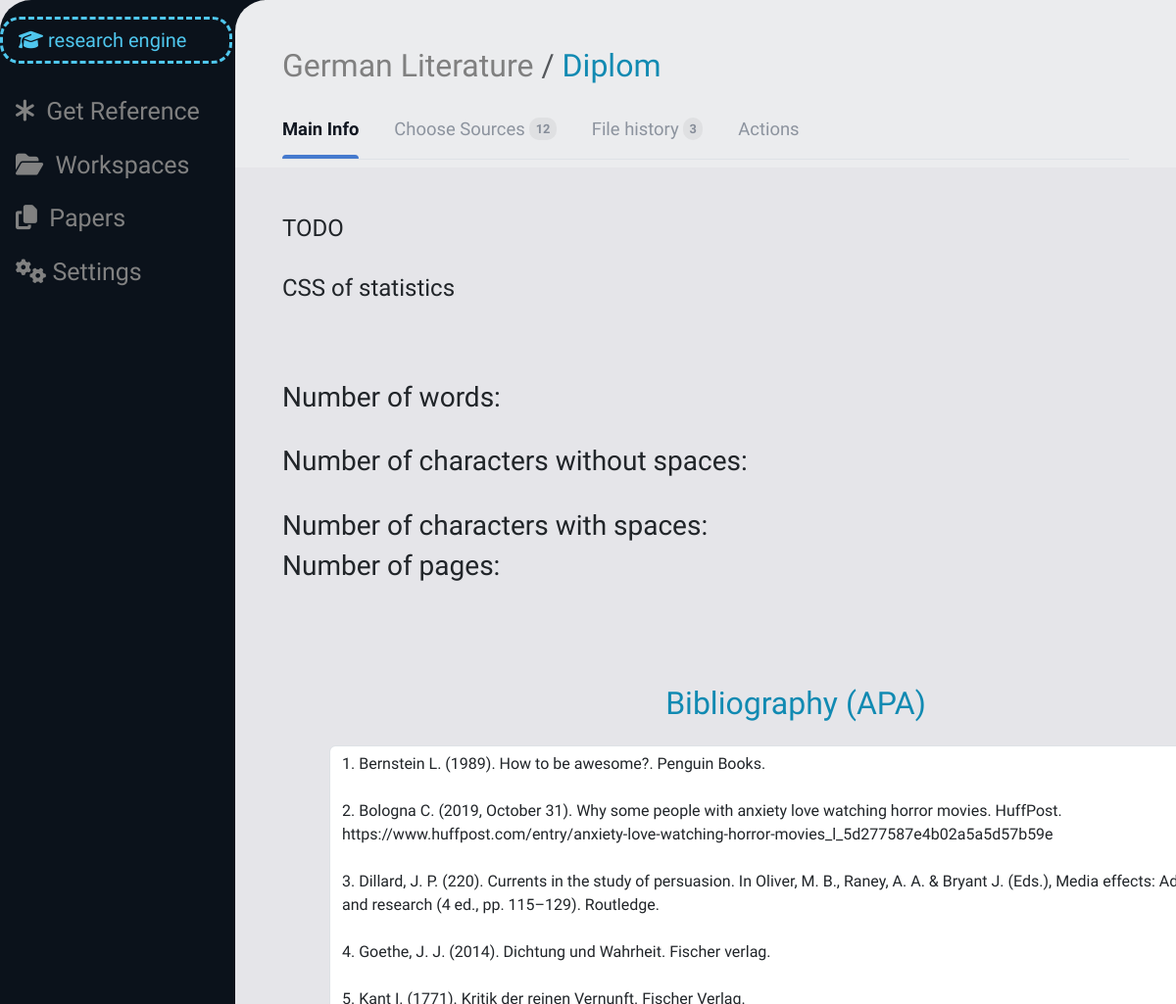
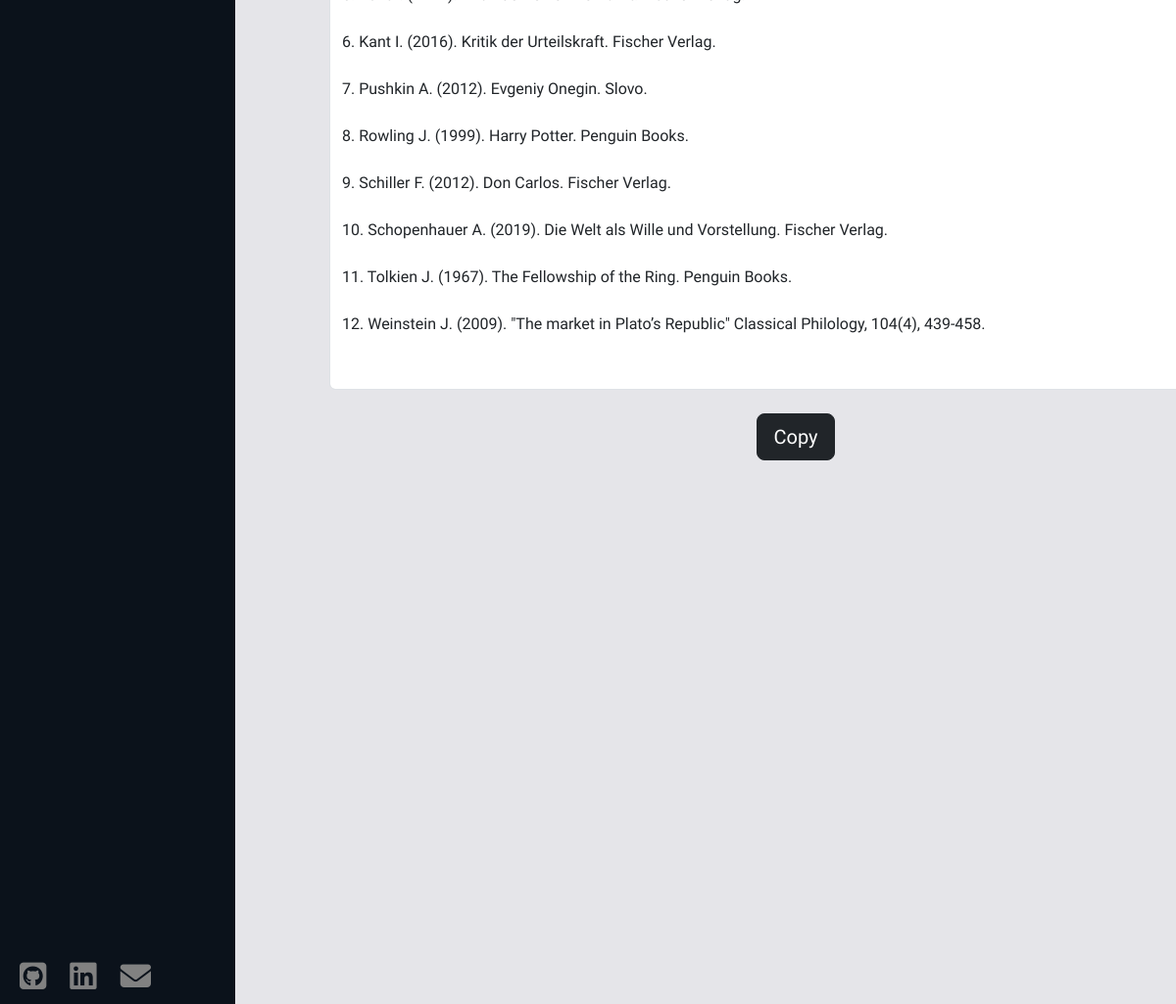
Screenshot of /paper_space/7 (signed in) with the database file from the repository (2 pictures, top to bottom).
### paper_work/models.py (models this page shows, shortened)
class Paper(models.Model):
    work_space = models.ForeignKey(WorkSpace, on_delete=models.CASCADE, related_name="papers")
    user = models.ForeignKey(User, on_delete=models.CASCADE, related_name="papers")
    title = models.CharField(max_length=50, unique=True)
    citation_style = models.CharField(max_length=3, choices=CITATION_STYLES)
    sources = models.ManyToManyField(Source, related_name="papers")
    archived = models.BooleanField(default=False)
    def __str__(self):
        return self.title
    def get_last_file_id(self) -> int | None:
        try:
            return PaperFile.objects.filter(paper=self).order_by("-pk")[0].pk
        except IndexError:
            return None

class Bibliography(models.Model):
    paper = models.OneToOneField(Paper, on_delete=models.CASCADE, related_name="bibliography")
    apa = models.TextField(blank=True)
    mla = models.TextField(blank=True)

### work_space/models.py (models this page shows, shortened)
class WorkSpace(models.Model):
    owner = models.ForeignKey(User, on_delete=models.CASCADE, related_name="work_spaces")
    members = models.ManyToManyField(User, related_name="guest_work_spaces")
    title = models.CharField(max_length=50)
    archived = models.BooleanField(default=False)
    def __str__(self):
        return self.title

### paper_work/views.py (the view)
# urls.py: path("paper_space/<int:paper_id>", views.paper_space, name="paper_space"),
@login_required(redirect_field_name=None)
def paper_space(request, paper_id):
    paper = check_paper(paper_id, request.user)
    sources = paper.sources.all()
    paper_files = get_paper_files(paper)
    paper_data = {
        "paper": paper,
        "paper_sources": sources,
        "paper_files": paper_files,
        "number_of_sources": len(sources),
        "number_of_files": len(paper_files),
        "last_file_id": paper.get_last_file_id(),
        "bibliography": get_right_bibliography(paper),
        "chosen_source_ids": get_chosen_source_ids(paper),
        "space_sources": get_work_space_sources(paper.work_space),
        "available_spaces": get_available_spaces(paper, request.user),
        "new_file_form": UploadPaperFileForm(),
        "rename_form": RenamePaperForm().set_initial(paper.title),
        "work_spaces": get_user_work_spaces(request.user),
        "papers": get_user_papers(request.user)
    }
    return render(request, "main/paper_space.html", paper_data)

### file_handling/forms.py
class UploadPaperFileForm(forms.Form):
    file = forms.FileField(widget=forms.FileInput(attrs={
        "accept": ACCEPTED_UPLOAD_FORMATS,
        "type": "file",
        "id": "file-field",
        "class": LARGE_FILE_FIELD,
        "placeholder": "File"})
    )
    commit_text = forms.CharField(required=False, widget=forms.TextInput(attrs={
        "type": "text",
        "id": "commit-field",
        "class": CLASS_,
        "autocomplete": "off",
        "placeholder": "Commit text"
    }))

### paper_work/forms.py
class RenamePaperForm(NewPaperForm):
    def set_initial(self, paper_title: str):
        self.fields["title"].initial = paper_title
        return self

### bookshelf/models.py (called while the page is built)
    def cast(self):
        return self.real_type.get_object_for_this_type(pk=self.pk)

    def get_file(self) -> SourceFile | None:
        try:
            return SourceFile.objects.get(source=self)
        except ObjectDoesNotExist:
            return None

    def get_type(self) -> str:
        source_type = self.cast()
        match source_type:
            case Book():
                return "book"
            case Article():
                return"article"
            case Chapter():
                return "chapter"
            case Webpage():
                return "webpage"

### file_handling/models.py (called while the page is built)
    def __str__(self):
        return f"{self.paper} #{self.version_number.split('#')[-1]}"

### paper_work/bibliography.py (called while the page is built)
def get_right_bibliography(paper: Paper) -> str | None:
    bibliography = get_bibliography(paper)
    if not bibliography:
        return None
    if paper.citation_style == "APA":
        return bibliography.apa
    elif paper.citation_style == "MLA":
        return bibliography.mla
    else:
        return None

def get_bibliography(paper: Paper) -> Bibliography | None:
    try:
        return Bibliography.objects.get(paper=paper)
    except ObjectDoesNotExist:
        return None

### paper_work/helpers.py (called while the page is built)
def get_available_spaces(paper: Paper, user: User) -> list:
    users_spaces = get_user_work_spaces(user)
    return [space for space in users_spaces if space != paper.work_space]

def get_paper_files(paper: Paper):
    return PaperFile.objects.filter(paper=paper).order_by("-version_number")

def get_chosen_source_ids(paper: Paper) -> list:
    return [source.pk for source in paper.sources.all()]

### user_management/helpers.py (called while the page is built)
def get_user_work_spaces(user: User, archived=False) -> list:
    return list(chain(
        user.work_spaces.filter(archived=archived), user.guest_work_spaces.filter(archived=archived)
    ))

def get_user_papers(user: User, archived=False):
    return user.papers.filter(archived=archived)

### templates/main/paper_space.html (shortened to what this page needs)
{% extends "layout.html" %}
{% load static %}
{% block header %}
    <nav aria-label="breadcrumb">
        <ol class="breadcrumb">
            <li class="breadcrumb-item"><a href="{% url 'work_space:space_view' paper.work_space.pk %}" class="color-grey">{{ paper.work_space }}</a></li>
            <li class="breadcrumb-item active light-blue" aria-current="page">
                <h2 class="one-liner light-blue">{{ paper }}&nbsp;</h2>
            </li>
        </ol>
    </nav>
{% endblock %}
{% block nav_links %}
    <nav class="nav-tabs" id="nav-tabs">
        <a onclick="show_paper_area('main-area');return false" href="#" type="button" class="active">
            Main Info
        </a>
        <a onclick="show_paper_area('sources-area');return false" href="#" type="button">
            Choose Sources&nbsp;<span>{{ number_of_sources }}</span>
        </a>
        <a onclick="show_paper_area('files-area');return false" href="#" type="button">
            File history&nbsp;<span>{{ number_of_files }}</span>
        </a>
        <a onclick="show_paper_area('actions-area');return false" href="#" type="button" id="actions-button">
            Actions
        </a>
    </nav>
{% endblock %}
{% block body %}
    <div class="paper-area" id="main-area">
        <h4>TODO</h4>
        <br>
        <h4>CSS of statistics</h4>
        <br><br><br>
        {% if last_file_id %}
            <h3>Number of words: <div id="number-of-words"></div></h3>
            <br>
            <h3>Number of characters without spaces: <div id="characters-no-space"></div></h3>
            <br>
            <h3>Number of characters with spaces: <div id="characters-with-space"></div></h3>
            <h3>Number of pages: <div id="number-of-pages"></div></h3>
        {% else %}
            <a onclick="open_paper_actions(); return false" class="light-blue" href="#" type="button">
                <h1>Upload your first file to see statistics!</h1>
            </a>
        {% endif %}
        <br><br><br><br>
        {% if paper_sources %}
            <div>
                <h2 class="mb-4 light-blue" id="bibliography-header">Bibliography ({{ paper.citation_style }})</h2>
                <textarea class="form-control ms-5" id="bibliography-textarea">{{ bibliography }}</textarea>
                <button onclick="copy_bibliography()" type="button" class="btn btn-lg btn-dark mt-4" id="bibliography-button">Copy</button>
            </div>
        {% else %}
            <script>disable_scrolling();</script>
        {% endif %}
    </div>
{% endblock %}

### templates/layout.html (shortened to what this page needs)
{% load static %}
<!DOCTYPE html>
<html lang="en">
    <head>
        <link href="https://cdn.jsdelivr.net/npm/bootstrap@5.3.2/dist/css/bootstrap.min.css" rel="stylesheet">
        <link href="{% static 'css/style.css' %}" rel="stylesheet">
    </head>
    <body>
        <div class="sidenav">
            <div id="re">
                {% if user.is_authenticated and not invitation %}
                    <div id="re-main-button" class="pointy-cursor" onclick="openNav()">
                        <i class="fa-solid fa-graduation-cap"></i>
                        research engine
                    </div>
                {% else %}
                    <div id="re-main-button">
                        <i class="fa-solid fa-graduation-cap"></i>
                        research engine
                    </div>
                {% endif %}
            </div>
            <div id="sidenav-closed-view">
                <a class="mt-4" href="{% url 'website:lobby' %}"><i class="fa-solid fa-asterisk"></i>&nbsp;&nbsp;Get Reference</a>
                {% if user.is_authenticated %}
                    <div>
                        {% if work_spaces %}
                            <a onclick="dropdown_spaces()" class="dropbtn pointy-cursor"><i class="fa-solid fa-folder-open"></i>&nbsp;&nbsp;Workspaces</a>
                        {% endif %}
                        {% if papers %}
                            <a onclick="dropdown_papers()" class="dropbtn pointy-cursor"><i class="fa-solid fa-copy"></i>&nbsp;&nbsp;Papers</a>
                        {% endif %}
                    </div>
                    <a href="{% url 'website:account_settings' %}"><i class="fa-solid fa-gears"></i>&nbsp;Settings</a>
                {% endif %}
                <nav id="footer-menu" class="nav pb-1 ps-1">
                    <a href="https://github.com/Arseniy007" class="color-black"><i class="fa-brands fa-square-github fa-lg"></i></a>
                    <a href="https://www.linkedin.com/in/arseniy-shapiro-162932289" class="color-black"><i class="fa-brands fa-linkedin fa-lg"></i></a>
                    <a id="email-link" class="color-black pointy-cursor" data-bs-toggle="popover" data-bs-title="Contact me :)" data-bs-content="arseniy.shapiro@gmail.com" data-html="true"><i class="fa-solid fa-envelope fa-lg"></i></a>
                </nav>
            </div>
        </div>
        <main>
            {% block headless %}
                <header id="header">
                    <h2 id="header-text">{% block header %}{% endblock %}</h2>
                    {% block nav_links %}{% endblock %}
                </header>
                <div id="content">
                    <div>
                        {% block body %}{% endblock %}
                    </div>
                </div>
            {% endblock %}
        </main>
    </body>
</html>

### static/css/style.css (style rules this page uses)
html, body { background-color: #e5e5e9; overscroll-behavior-y: none; margin: 0; height: 100%; }
main { margin-left: 240px; border-top-left-radius: 2rem; font-family: 'Special Elite', serif; overflow: hidden; position: relative; height: 100%; overflow-y: scroll; }
#content { background-color: #e5e5e9; padding: 3rem; overflow: hidden; display: table; height: 100%; }
.sidenav { height: 100%; width: 270px; position: fixed; top: 0; left: 0; border-top-left-radius: 2rem; background: #0b121b; overflow-x: hidden; transition: 0.5s; padding-top: 15px; border-right: solid; }
.sidenav a { padding: 6px 8px 6px 16px; margin-bottom: 5px; text-decoration: none; font-size: 25px; color: #818181; display: block; transition: 0.3s; font-family: 'Special Elite', serif; }
#re { margin-top: 2px; margin-bottom: 15px; }
#re-main-button { padding: 6px 8px 6px 16px; text-decoration: none; font-size: 20px; font-family: 'Special Elite', serif; color: #4fc7ee; display: block; border-style: dashed; margin-right: 30px; border-radius: 20px; }
#footer-menu { position: absolute; bottom: 0; }
header { padding: 3rem 3rem 0.5rem 3rem; background-color: #ebecee !important; }
.nav-tabs a, .nav-link { margin-right: 2rem; display: inline-block; padding: 1rem 0 1rem 0; font-size: 1.15rem; color: #8c939e; position: relative; }
.nav-tabs a.active { color: #101620; font-weight: 600; }
.nav-tabs a.active::after { content: ""; position: absolute; bottom: 0; left: 0; width: 100%; height: 4px; background: #457ace; border-top-right-radius: 10px; border-top-left-radius: 10px; }
.nav-tabs a span { border-radius: 10px; font-size: 0.8rem; padding: 0.25rem 0.4rem; font-weight: 600; vertical-align: middle; position: relative; top: -2px; background: #dfe0e2; color: #868d99; }
.one-liner { display: inline; }
.pointy-cursor { cursor: pointer; }
.reference-textarea, #bibliography-textarea { overflow: hidden; }
#bibliography-textarea { width: 1000px; }
#bibliography-header { display: flex; justify-content: center; }
#bibliography-button { display: block; margin: auto; }
a:link { text-decoration: none; }
.light-blue, #header-text, #form-header { color: #118ab2; }
.color-black { color: black; }
.color-grey { color: grey; }

### rows the page displays
Paper: work_space "German Literature", title "Diplom", citation_style "APA"
Bibliography: apa "1. Bernstein L. (1989). How to be awesome?. Penguin Books. 2. Bologna C. (2019, October 31). Why some people with anxiety love watching horror movies. HuffPost. https://www.huffpost.com/entry/anxiety-love-watching-horror-movies_l_5d277587e4b02a5a5d57b59e 3. Dillard, J. P. (220). Currents in the study of persuasion. In Oliver, M. B., Raney, A. A. & Bryant J. (Eds.), Media effects: Advances in theory and research (4 ed., pp. 115–129). Routledge. 4. Goethe, J. J. (2014). Dichtung und Wahrheit. Fischer verlag. 5. Kant I. (1771). Kritik der reinen Vernunft. Fischer Verlag. 6. Kant I. (2016). Kritik der Urteilskraft. Fischer Verlag. 7. Pushkin A. (2012). Evgeniy Onegin. Slovo. 8. Rowling J.…"

### other values shown
{{ number_of_sources }} "12"
{{ number_of_files }} "3"
